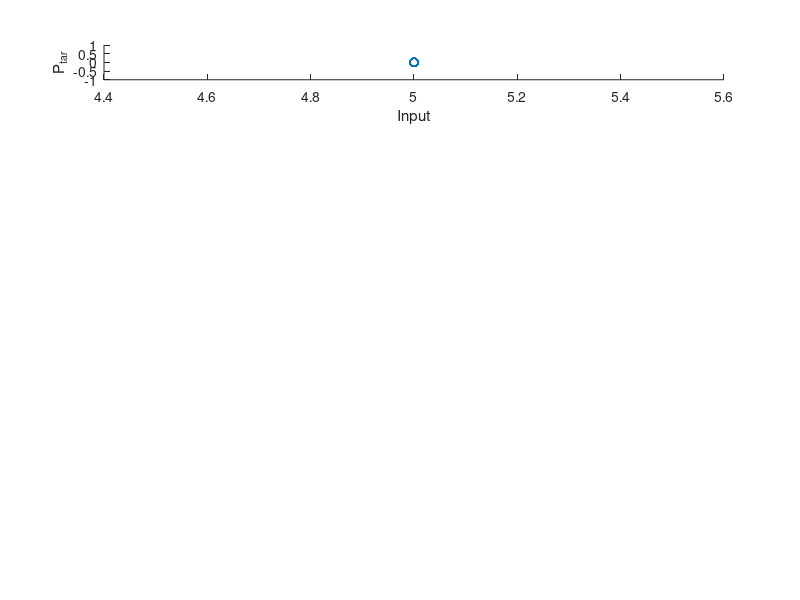

Write the MATLAB code that produced this figure. (Note: this script raises an error after producing the figure.)
clear all
close all

polyOrder = 4;
dim = 1;  % Dimensionality of parameter space
lb = 1;
ub = 5;
numSlice = 1;
numSamples = 20000;
burnIn = 10000;

%% Run Script
xxx = linspace(lb, ub, numSlice);
samples = zeros(numSamples, numSlice);
figure(1)
subplot(7,1,1)
for idx = 1:numSlice
    variance = 10*abs(sin(xxx(idx)));
    %samples(:,idx) = genPosteriorSamples(xxx(idx), numSamples, burnIn);
    scatter(xxx(idx)*ones([numSamples,1]), samples(:,idx), 'blue');
    hold on
    xlabel("Input")
    ylabel("P_{tar}")
end


K = length(samples(:,1));



gammas_1 = zeros([numSlice, 1]);
gammas_2 = zeros([numSlice, 1]);
gammas_3 = zeros([numSlice, 1]);
gammas_4 = zeros([numSlice, 1]);
gammas_5 = zeros([numSlice, 1]);

for tmz = 1:polyOrder
    fprintf("TMZ %d \n", tmz)
    multi_indices = genTotalOrderMI(tmz, 1);
    
    if tmz > 1
        options = optimoptions('fmincon', 'MaxIterations',  1000, 'algorithm',...
                'sqp', 'StepTolerance', eps, 'MaxFunctionEvaluations', 10000,'UseParallel',true);
    else
        options = optimoptions('fmincon', 'MaxIterations',  1000, 'algorithm',...
                'sqp', 'StepTolerance', eps, 'MaxFunctionEvaluations', 10000,'UseParallel',false);
    end
    for dmx = 1:numSlice
        fprintf("DMX %d \n", dmx)
        samps = samples(:,dmx);
        if tmz == 1
            objF  = @(xx) objectiveFunc(xx, samps, multi_indices, 1);
            const = @(xx) constraintFunc(xx, samps, multi_indices, 1, 10^-8);
            if dmx == 1
                AA = fmincon(...
                    objF, ...
                    [1,1],...
                    [],[],[],[],[],[],...
                    const, ...
                    options...
                    );
                gammas_1(dmx) = AA(1);
                gammas_2(dmx) = AA(2);
            else
                AA = fmincon(...
                    objF, ...
                    [gammas_1(dmx-1), gammas_2(dmx-1)],...
                    [],[],[],[],[],[],...
                    const, ...
                    options...
                    );
                gammas_1(dmx) = AA(1);
                gammas_2(dmx) = AA(2);
            end
        elseif tmz == 2
            objF  = @(xx) objectiveFunc([gammas_1(dmx), gammas_2(dmx), xx], samps, multi_indices, 1);
            const = @(xx) constraintFunc([gammas_1(dmx),gammas_2(dmx),xx], samps, multi_indices, 1, 10^-8);
            if dmx == 1
                gammas_3(dmx) = fmincon(...
                    objF, ...
                    1,...
                    [],[],[],[],[],[],...
                    const, ...
                    options...
                    );
            else
                gammas_3(dmx) = fmincon(...
                objF, ...
                gammas_3(dmx-1),...
                [],[],[],[],[],[],...
                const, ...
                options...
                );
            end
        elseif tmz == 3
            objF  = @(xx) objectiveFunc([gammas_1(dmx), gammas_2(dmx), gammas_3(dmx), xx], samps, multi_indices, 1);
            const = @(xx) constraintFunc([gammas_1(dmx), gammas_2(dmx), gammas_3(dmx), xx], samps, multi_indices, 1, 10^-8);
            if dmx == 1
                gammas_4(dmx) = fmincon(...
                    objF, ...
                    1,...
                    [],[],[],[],[],[],...
                    const, ...
                    options...
                    );
            else
                gammas_4(dmx) = fmincon(...
                    objF, ...
                    gammas_4(dmx-1),...
                    [],[],[],[],[],[],...
                    const, ...
                    options...
                    );
            end
        elseif tmz == 4
            objF  = @(xx) objectiveFunc([gammas_1(dmx), gammas_2(dmx), gammas_3(dmx), gammas_4(dmx), xx], samps, multi_indices, 1);
            const = @(xx) constraintFunc([gammas_1(dmx), gammas_2(dmx), gammas_3(dmx), gammas_4(dmx), xx], samps, multi_indices, 1, 10^-8);
            if dmx == 1
                gammas_5(dmx) = fmincon(...
                    objF, ...
                    1,...
                    [],[],[],[],[],[],...
                    const, ...
                    options...
                    );
            else
                gammas_5(dmx) = fmincon(...
                    objF, ...
                    gammas_5(dmx-1),...
                    [],[],[],[],[],[],...
                    const, ...
                    options...
                    );
            end
        end
    end
end

transformedSamples = zeros(size(samples));

for idx = 1:numSlice
    for tmz = 1:numSamples
        transformedSamples(tmz,idx) = tMAP(samples(tmz,idx), [gammas_1(idx), gammas_2(idx), gammas_3(idx), gammas_4(idx), gammas_5(idx)], multi_indices);
    end
    subplot(7,1,7)
    scatter(xxx(idx)*ones(size(samples(:,idx))), transformedSamples(:,idx), 'red') 
    ylabel("P_{ref}")
    hold on
end

subplot(7,1,2)
scatter(1:numSlice, gammas_1)
ylabel('P 1')
subplot(7,1,3)
scatter(1:numSlice, gammas_2)
ylabel('P 2')
subplot(7,1,4)
scatter(1:numSlice, gammas_3)
ylabel('P 3')
subplot(7,1,5)
scatter(1:numSlice, gammas_4)
ylabel('P 4')
subplot(7,1,6)
scatter(1:numSlice, gammas_4)
ylabel('P 5')



plot3dhist(samples, numSlice, xxx, 13, false)

plot3dhist(transformedSamples, numSlice, xxx, 14, true)